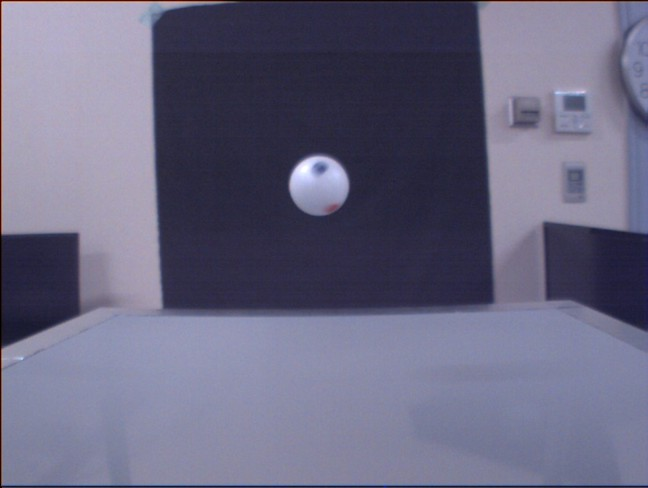
#> input picture rotation_measurement/ball_spin/0024.jpg, 648 x 488 px
$ python -i marker_detection.py   (imports and definitions only)
#> lines starting #> are read from the running program, lines starting #| are printed output that depends on the picture; after the words box and inside, x2 and y2 are one past the last pixel; in counts of white or black regions, pixels touching at a corner belong together
#> further down, picture is the input picture: shape (488, 648, 3); mean B, G, R 128.4, 103.2, 104.8
from __future__ import annotations
import argparse
import csv
import glob
import re
from pathlib import Path
from typing import Dict, List, Optional, Tuple
import cv2
import numpy as np

# ---------------------------------------------------------------------------
# 共通ユーティリティ
# ---------------------------------------------------------------------------

def natural_sort_key(s: str):
    return [int(t) if t.isdigit() else t.lower() for t in re.split(r"(\d+)", s)]


def ensure_dir(p: Path):
    p.mkdir(parents=True, exist_ok=True)

# ---------------------------------------------------------------------------
# 円検出（橙ライン）
# ---------------------------------------------------------------------------

def detect_circle_from_orange(img_bgr: np.ndarray) -> Optional[Tuple[int, int, int]]:
    hsv = cv2.cvtColor(img_bgr, cv2.COLOR_BGR2HSV)
#> hsv: shape (488, 648, 3); mean H, S, V 121.8, 62.8, 128.8
    mask = cv2.inRange(hsv, (5, 80, 80), (25, 255, 255))
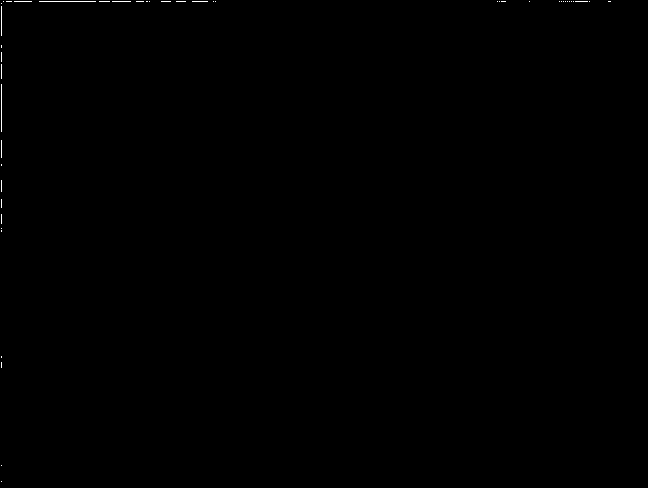
#> mask: shape (488, 648); 0.12% white in thin lines or dots
    mask = cv2.morphologyEx(mask, cv2.MORPH_CLOSE, np.ones((3, 3), np.uint8), 2)
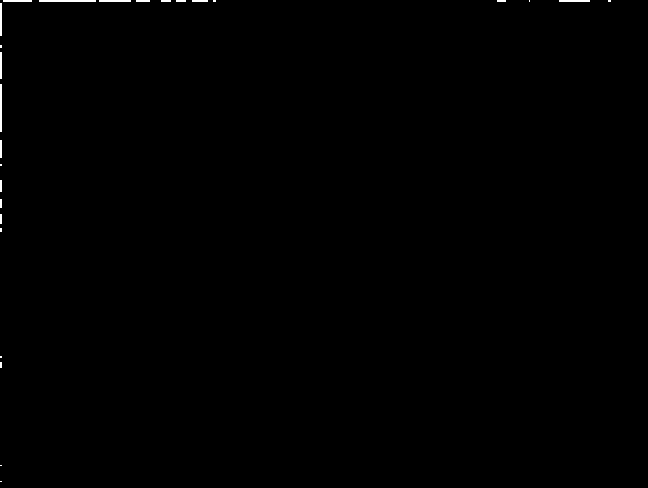
#> mask: shape (488, 648); 0.25% white; 26 white regions (12 under 20 px)
    cnts, _ = cv2.findContours(mask, cv2.RETR_EXTERNAL, cv2.CHAIN_APPROX_SIMPLE)
#> cnts = 26 contours, 19 with area under 20; largest, box (x1, y1, x2, y2) and area: (39, 0, 96, 2) 56, (0, 84, 2, 132) 47, (0, 3, 2, 36) 32, (99, 0, 131, 2) 31, (559, 0, 590, 2) 30, (3, 0, 32, 2) 28, (0, 52, 2, 79) 26
    if not cnts:
        return None
    cnt = max(cnts, key=cv2.contourArea)
#> cnt = [[39, 0], [39, 1], [95, 1], [95, 0]]
    if cv2.contourArea(cnt) < 30:
        return None
    (x, y), r = cv2.minEnclosingCircle(cnt)
#> x = 67; y = 0.5; r = 28
    return int(x), int(y), int(r)

# ---------------------------------------------------------------------------
# カラー設定
# ---------------------------------------------------------------------------

HSV_RANGES: Dict[str, Tuple[np.ndarray, np.ndarray] | List[Tuple[np.ndarray, np.ndarray]]] = {
    # 新画像セット向け: 暗め赤・黒に近い青
    "red": [
        (np.array([0, 25, 40]),  np.array([10, 255, 255])),
        (np.array([150, 25, 40]), np.array([180, 255, 255])),
    ],
    "blue": (
        np.array([90, 30, 10]),
        np.array([130, 255, 120]),
    ),
}

COLOR_BGR = {
    "red": (0, 0, 255),
    "blue": (255, 0, 0),
}

# ---------------------------------------------------------------------------
# RGB 比率ヘルパ
# ---------------------------------------------------------------------------

# [115 lines left out: functions rgb_ratio_mask, detect_color_marker, process_frames, main, not called in this run]


# [2 lines not run here, left out]

>>> import cv2
>>> picture = cv2.imread('ball_spin/0024.jpg')
>>> result = detect_circle_from_orange(picture)
#> result = (67, 0, 28)
